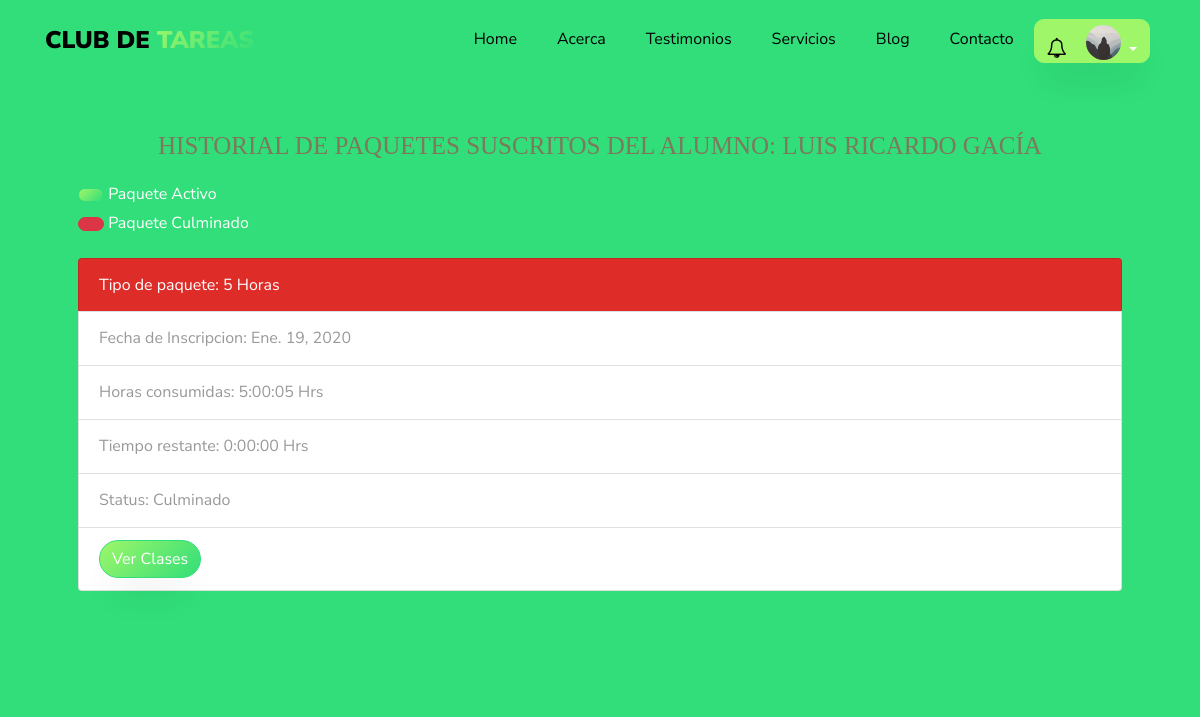
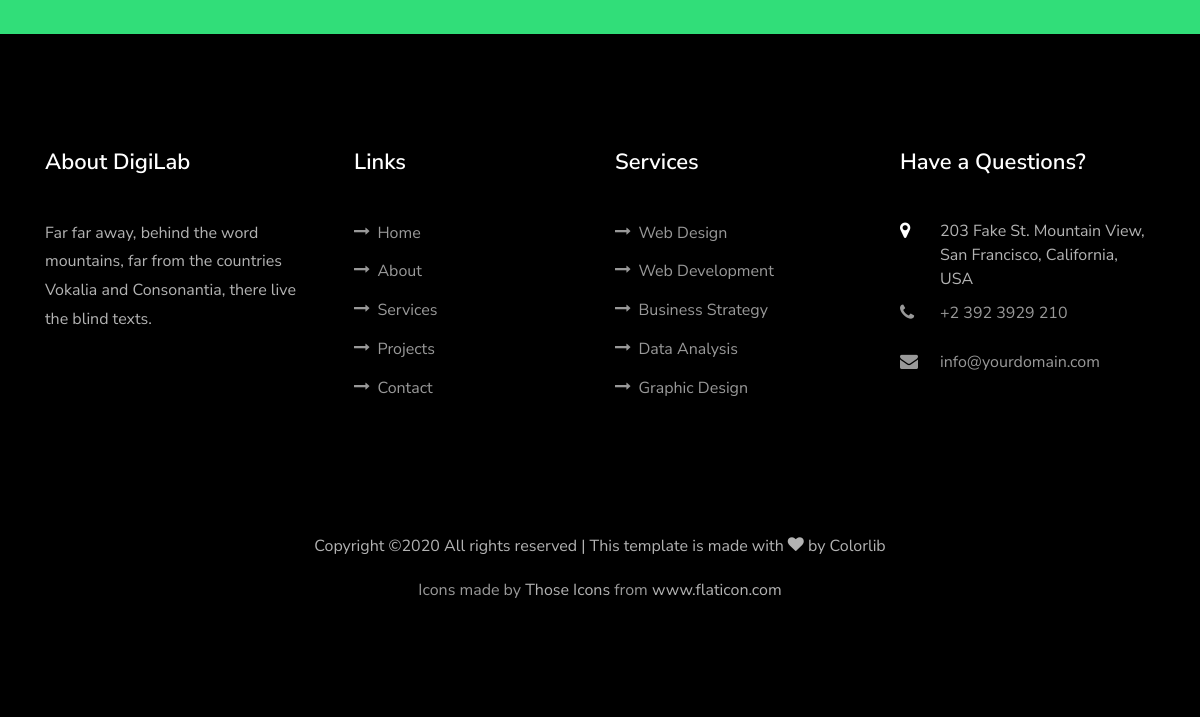
Page /paquetes/ (signed in) on the earlier database version (2 pictures, top to bottom).
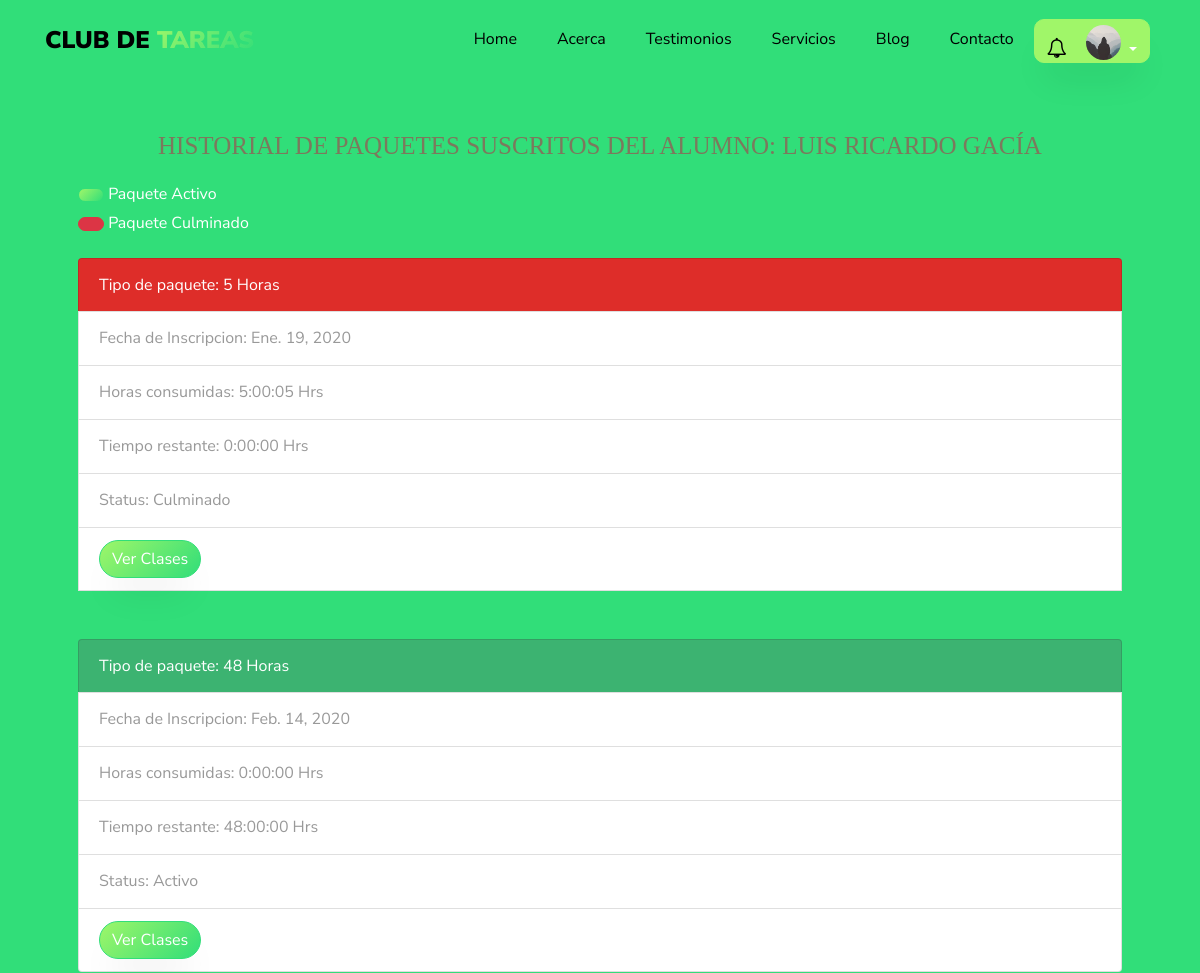
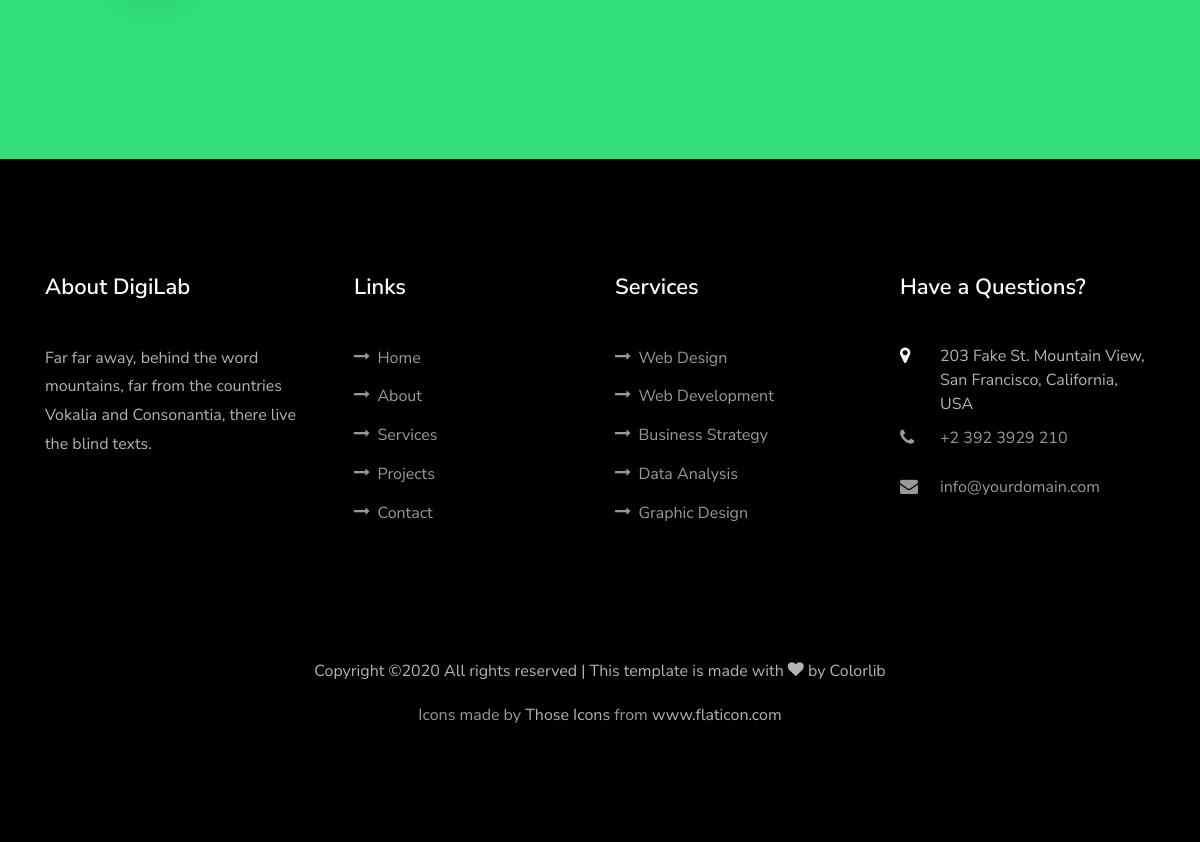
Same page on the later database version (2 pictures, top to bottom).
### app/models.py (models this page shows, shortened)
class Paquete_Inscrito(models.Model):
     id = models.UUIDField(primary_key=True, default=uuid.uuid4, help_text="id del Paquete")
     usuario = models.ForeignKey(settings.AUTH_USER_MODEL,related_name="paquetes_inscritos",on_delete=models.CASCADE,null=True)
     fecha_de_inscripcion = models.DateField(null=True,blank=True)
     horas_consumidas =models.CharField(max_length=100,default="00:00:00 Hrs")
     horas_restantes= models.CharField(max_length=100,default="00:00:00 Hrs")
     tiempo_consumido = models.DurationField(default=datetime.timedelta(days=0,hours=0,minutes=0))
     tiempo_restante= models.DurationField(default=datetime.timedelta(days=0,hours=0,minutes=0))
     ESTADO_STATUS =(
     (True,'Activo'),
     (False,'Finalizado')
     )
     tipo_de_paquete = models.ForeignKey('Tipo_de_Paquete', on_delete=models.SET_NULL, null=True,help_text='Elige el tipo de paquete del alumno')
     status = models.BooleanField(default=True,choices=ESTADO_STATUS,blank=True,help_text="Elige el estado del paquete")
     class Meta:
         verbose_name = ("Paquete Inscrito")
         verbose_name_plural = ("Paquetes Inscritos")
         ordering = ['usuario__nombre']

class Tipo_de_Paquete(models.Model):
    horas = models.IntegerField(default=1)
    class Meta:
        verbose_name = ("Tipo de Paquete")
        verbose_name_plural = ("Tipos de Paquetes")
    def __str__(self):
        return f'{self.horas} Horas'

### app/views.py (the view)
# urls.py: path('paquetes/',views.paquetes,name='paquetes'),
@login_required
def paquetes(request):
    context = {
    'student' : request.user,
    'paquetes': request.user.paquetes_inscritos.all()
    }
    return render(request,'app/paquetes.html',context)

### app/templates/app/paquetes.html (shortened to what this page needs)
{% extends 'main/base.html' %}
{% load static %}
{% block content %}
<section class="ftco-section ftco-project" style="background:#31de79">
		<div class="container px-md-5">
				<p class="info-alumno ftco-animate" style="text-align: center;text-transform: uppercase; color: #7c795d; font-family: 'Trocchi', serif; font-size: 25px; font-weight: normal; line-height: 48px; margin: 0;padding: 10px;">
					Historial de  Paquetes suscritos del  Alumno: {{ student.nombre }} {{ student.apellido}}
				</p>
				<button type="button" class="btn btn-primary btn-circle">
				</button> <span style="color: white" class="ftco-animate">Paquete Activo</span><br>
				<button type="button" class="btn btn-danger btn-circle">
				</button>
				<span style="color:white" class="ftco-animate">Paquete Culminado</span>
				<div style="width: 100%;height:20px;"></div>
          {% if paquetes %}
					{% for paquete in paquetes %}
			           <ul class="list-group ftco-animate">
								 {% if paquete.status %}
								 <li class="list-group-item" style="background-color: #3cb371;color:white"> Tipo de paquete: {{ paquete.tipo_de_paquete }}</li>
								 {%else%}
								 <li class="list-group-item" style="background-color: #de2d29;color: white"> Tipo de paquete: {{ paquete.tipo_de_paquete }}</li>
								 {% endif%}
			           <li class="list-group-item"> Fecha de Inscripcion: {{ paquete.fecha_de_inscripcion }}</li>
								 <li class="list-group-item"> Horas consumidas: {{ paquete.horas_consumidas	}} </li>
								 <li class="list-group-item"> Tiempo restante: {{ paquete.horas_restantes }} </li>
								 {% if paquete.status%}
								 <li class="list-group-item">Status: Activo</li>
								 {% else %}
								 <li class="list-group-item" >Status: Culminado</li>
								 {% endif%}
								 <li class="list-group-item mb-5">
									 <a href="{% url 'app:clases' paquete_id=paquete.id %}">
							     <button type="button" class="btn btn-primary">Ver Clases </button>
							     </a>
								 </li>
								{% endfor %}
							</ul>
				{% else %}
				<ul class="list-group" style="padding-bottom: 20px">
							<li class="list-group-item">No hay Paquetes activos para el Usuario: {{ student.nombre }} {{ student.apellido }}</li>
				</ul>
				{% endif %}
		</div>
</section>
{% endblock content     %}

Differences in the rows shown:
added Paquete_Inscrito: tipo_de_paquete "48 Horas", fecha_de_inscripcion "Feb. 14, 2020", horas_consumidas "0:00:00 Hrs", horas_restantes "48:00:00 Hrs", status "Status: Activo"
